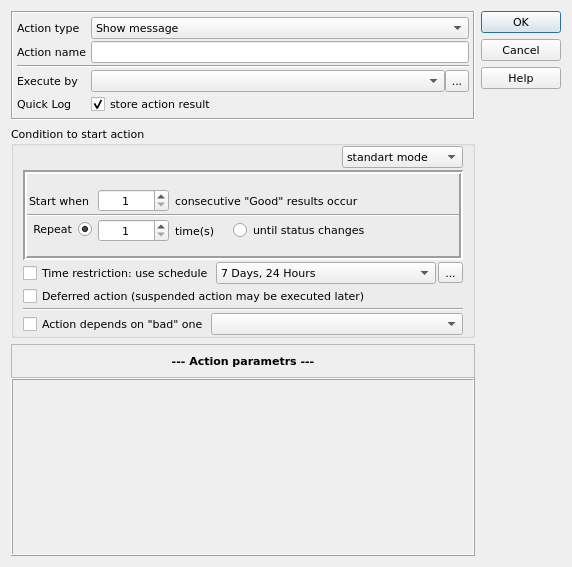
<?xml version="1.0" encoding="UTF-8"?>
<ui version="4.0">
 <class>ActionPropertiesDialog</class>
 <widget class="QDialog" name="ActionPropertiesDialog">
  <property name="geometry">
   <rect>
    <x>0</x>
    <y>0</y>
    <width>572</width>
    <height>567</height>
   </rect>
  </property>
  <property name="font">
   <font>
    <family>DejaVu Sans</family>
    <pointsize>8</pointsize>
   </font>
  </property>
  <property name="windowTitle">
   <string>Dialog</string>
  </property>
  <layout class="QHBoxLayout" name="horizontalLayout_8">
   <item>
    <layout class="QVBoxLayout" name="verticalLayout_5">
     <item>
      <widget class="QFrame" name="frame">
       <property name="frameShape">
        <enum>QFrame::Box</enum>
       </property>
       <property name="frameShadow">
        <enum>QFrame::Sunken</enum>
       </property>
       <layout class="QFormLayout" name="formLayout">
        <property name="horizontalSpacing">
         <number>4</number>
        </property>
        <property name="verticalSpacing">
         <number>2</number>
        </property>
        <property name="leftMargin">
         <number>4</number>
        </property>
        <property name="topMargin">
         <number>4</number>
        </property>
        <property name="rightMargin">
         <number>4</number>
        </property>
        <property name="bottomMargin">
         <number>4</number>
        </property>
        <item row="0" column="0">
         <widget class="QLabel" name="lblActionType">
          <property name="text">
           <string>Action type</string>
          </property>
          <property name="buddy">
           <cstring>cmbActionType</cstring>
          </property>
         </widget>
        </item>
        <item row="0" column="1">
         <widget class="QComboBox" name="cmbActionType">
          <item>
           <property name="text">
            <string>Show message</string>
           </property>
          </item>
          <item>
           <property name="text">
            <string>Play sound</string>
           </property>
          </item>
          <item>
           <property name="text">
            <string>Send message to alphanumeric pager (using TAP protocol)</string>
           </property>
          </item>
          <item>
           <property name="text">
            <string>Send message to alphanumeric pager (using SNPP protocol)</string>
           </property>
          </item>
          <item>
           <property name="text">
            <string>Send message to numeric pager</string>
           </property>
          </item>
          <item>
           <property name="text">
            <string>Send SMS (GSM modem)</string>
           </property>
          </item>
          <item>
           <property name="text">
            <string>Send SMS (SMPP)</string>
           </property>
          </item>
          <item>
           <property name="text">
            <string>Send e-mail</string>
           </property>
          </item>
          <item>
           <property name="text">
            <string>Send message to ICQ</string>
           </property>
          </item>
          <item>
           <property name="text">
            <string>Send message to Jabber</string>
           </property>
          </item>
          <item>
           <property name="text">
            <string>Record info into HM log</string>
           </property>
          </item>
          <item>
           <property name="text">
            <string>Generate reports</string>
           </property>
          </item>
          <item>
           <property name="text">
            <string>Stop service</string>
           </property>
          </item>
          <item>
           <property name="text">
            <string>Start service</string>
           </property>
          </item>
          <item>
           <property name="text">
            <string>Restart service</string>
           </property>
          </item>
          <item>
           <property name="text">
            <string>Remote reboot</string>
           </property>
          </item>
          <item>
           <property name="text">
            <string>Local reboot</string>
           </property>
          </item>
          <item>
           <property name="text">
            <string>Dial-up to network</string>
           </property>
          </item>
          <item>
           <property name="text">
            <string>Disconnect dial-up connection</string>
           </property>
          </item>
          <item>
           <property name="text">
            <string>Execute external program</string>
           </property>
          </item>
          <item>
           <property name="text">
            <string>Log Event</string>
           </property>
          </item>
          <item>
           <property name="text">
            <string>SQL Query</string>
           </property>
          </item>
          <item>
           <property name="text">
            <string>HTTP request </string>
           </property>
          </item>
          <item>
           <property name="text">
            <string>Send data to TCP/UDP port</string>
           </property>
          </item>
          <item>
           <property name="text">
            <string>Syslog</string>
           </property>
          </item>
          <item>
           <property name="text">
            <string>SNMP Set</string>
           </property>
          </item>
          <item>
           <property name="text">
            <string>SNMP Trap</string>
           </property>
          </item>
          <item>
           <property name="text">
            <string>Check host again</string>
           </property>
          </item>
          <item>
           <property name="text">
            <string>Set new test interval</string>
           </property>
          </item>
          <item>
           <property name="text">
            <string>Execute HMS script</string>
           </property>
          </item>
         </widget>
        </item>
        <item row="1" column="0">
         <widget class="QLabel" name="lblActionName">
          <property name="text">
           <string>Action name</string>
          </property>
          <property name="buddy">
           <cstring>lnActionName</cstring>
          </property>
         </widget>
        </item>
        <item row="1" column="1">
         <widget class="QLineEdit" name="lnActionName">
          <property name="text">
           <string/>
          </property>
         </widget>
        </item>
        <item row="2" column="0" colspan="2">
         <widget class="Line" name="line">
          <property name="orientation">
           <enum>Qt::Horizontal</enum>
          </property>
         </widget>
        </item>
        <item row="3" column="0">
         <widget class="QLabel" name="lblExecuteBy">
          <property name="text">
           <string>Execute by</string>
          </property>
          <property name="buddy">
           <cstring>cmbExecuteBy</cstring>
          </property>
         </widget>
        </item>
        <item row="3" column="1">
         <layout class="QHBoxLayout" name="horizontalLayout">
          <property name="spacing">
           <number>0</number>
          </property>
          <item>
           <widget class="QComboBox" name="cmbExecuteBy"/>
          </item>
          <item>
           <widget class="QToolButton" name="btnExecuteBy">
            <property name="maximumSize">
             <size>
              <width>24</width>
              <height>24</height>
             </size>
            </property>
            <property name="text">
             <string>...</string>
            </property>
            <property name="icon">
             <iconset resource="../qHostMonitor.qrc">
              <normaloff>:/img/browse.png</normaloff>:/img/browse.png</iconset>
            </property>
            <property name="iconSize">
             <size>
              <width>18</width>
              <height>18</height>
             </size>
            </property>
           </widget>
          </item>
         </layout>
        </item>
        <item row="4" column="0">
         <widget class="QLabel" name="lblQuickLog">
          <property name="text">
           <string>Quick Log</string>
          </property>
          <property name="buddy">
           <cstring>chkStoreActionResult</cstring>
          </property>
         </widget>
        </item>
        <item row="4" column="1">
         <widget class="QCheckBox" name="chkStoreActionResult">
          <property name="text">
           <string>store action result</string>
          </property>
          <property name="checked">
           <bool>true</bool>
          </property>
         </widget>
        </item>
       </layout>
      </widget>
     </item>
     <item>
      <widget class="QGroupBox" name="gpConditionToStartAction">
       <property name="sizePolicy">
        <sizepolicy hsizetype="Preferred" vsizetype="Preferred">
         <horstretch>0</horstretch>
         <verstretch>0</verstretch>
        </sizepolicy>
       </property>
       <property name="maximumSize">
        <size>
         <width>16777215</width>
         <height>220</height>
        </size>
       </property>
       <property name="autoFillBackground">
        <bool>false</bool>
       </property>
       <property name="title">
        <string>Condition to start action</string>
       </property>
       <property name="flat">
        <bool>false</bool>
       </property>
       <property name="checkable">
        <bool>false</bool>
       </property>
       <layout class="QVBoxLayout" name="verticalLayout_2">
        <property name="spacing">
         <number>2</number>
        </property>
        <property name="topMargin">
         <number>0</number>
        </property>
        <property name="bottomMargin">
         <number>0</number>
        </property>
        <item>
         <layout class="QHBoxLayout" name="horizontalLayout_2">
          <item>
           <spacer name="horizontalSpacer">
            <property name="orientation">
             <enum>Qt::Horizontal</enum>
            </property>
            <property name="sizeHint" stdset="0">
             <size>
              <width>40</width>
              <height>20</height>
             </size>
            </property>
           </spacer>
          </item>
          <item>
           <widget class="QComboBox" name="cmbSelectMode">
            <property name="sizeAdjustPolicy">
             <enum>QComboBox::AdjustToContents</enum>
            </property>
            <item>
             <property name="text">
              <string>standart mode</string>
             </property>
            </item>
            <item>
             <property name="text">
              <string>advanced mode</string>
             </property>
            </item>
            <item>
             <property name="text">
              <string>on the schedule</string>
             </property>
            </item>
           </widget>
          </item>
         </layout>
        </item>
        <item>
         <widget class="QStackedWidget" name="stcWidgetMode">
          <property name="frameShape">
           <enum>QFrame::Box</enum>
          </property>
          <property name="frameShadow">
           <enum>QFrame::Sunken</enum>
          </property>
          <property name="lineWidth">
           <number>2</number>
          </property>
          <property name="currentIndex">
           <number>0</number>
          </property>
          <widget class="QWidget" name="StandartMode">
           <layout class="QFormLayout" name="formLayout_2">
            <property name="labelAlignment">
             <set>Qt::AlignCenter</set>
            </property>
            <property name="formAlignment">
             <set>Qt::AlignCenter</set>
            </property>
            <property name="horizontalSpacing">
             <number>6</number>
            </property>
            <property name="verticalSpacing">
             <number>2</number>
            </property>
            <property name="leftMargin">
             <number>0</number>
            </property>
            <property name="topMargin">
             <number>4</number>
            </property>
            <property name="rightMargin">
             <number>0</number>
            </property>
            <property name="bottomMargin">
             <number>4</number>
            </property>
            <item row="0" column="1">
             <layout class="QHBoxLayout" name="horizontalLayout_5" stretch="1,4">
              <property name="spacing">
               <number>6</number>
              </property>
              <item>
               <widget class="QSpinBox" name="spinStartWhen">
                <property name="alignment">
                 <set>Qt::AlignCenter</set>
                </property>
                <property name="minimum">
                 <number>1</number>
                </property>
                <property name="maximum">
                 <number>255</number>
                </property>
               </widget>
              </item>
              <item>
               <widget class="QLabel" name="lblConsecutiveGood">
                <property name="text">
                 <string>consecutive &quot;Good&quot; results occur</string>
                </property>
               </widget>
              </item>
             </layout>
            </item>
            <item row="2" column="0" colspan="2">
             <widget class="Line" name="line_2">
              <property name="orientation">
               <enum>Qt::Horizontal</enum>
              </property>
             </widget>
            </item>
            <item row="7" column="1">
             <layout class="QHBoxLayout" name="horizontalLayout_9" stretch="1,4">
              <property name="spacing">
               <number>6</number>
              </property>
              <item>
               <widget class="QSpinBox" name="spinRepeat">
                <property name="alignment">
                 <set>Qt::AlignCenter</set>
                </property>
                <property name="correctionMode">
                 <enum>QAbstractSpinBox::CorrectToPreviousValue</enum>
                </property>
                <property name="minimum">
                 <number>1</number>
                </property>
                <property name="maximum">
                 <number>255</number>
                </property>
               </widget>
              </item>
              <item>
               <layout class="QHBoxLayout" name="horizontalLayout_4">
                <property name="spacing">
                 <number>18</number>
                </property>
                <item>
                 <widget class="QLabel" name="label_7">
                  <property name="sizePolicy">
                   <sizepolicy hsizetype="Maximum" vsizetype="Preferred">
                    <horstretch>0</horstretch>
                    <verstretch>0</verstretch>
                   </sizepolicy>
                  </property>
                  <property name="text">
                   <string>time(s)</string>
                  </property>
                 </widget>
                </item>
                <item>
                 <widget class="QRadioButton" name="rbUntilStatusChanges">
                  <property name="text">
                   <string>until status changes</string>
                  </property>
                 </widget>
                </item>
               </layout>
              </item>
             </layout>
            </item>
            <item row="7" column="0">
             <widget class="QRadioButton" name="rbRepeat">
              <property name="layoutDirection">
               <enum>Qt::RightToLeft</enum>
              </property>
              <property name="text">
               <string>Repeat</string>
              </property>
              <property name="checked">
               <bool>true</bool>
              </property>
             </widget>
            </item>
            <item row="0" column="0">
             <widget class="QLabel" name="lblStarWhen">
              <property name="text">
               <string>Start when</string>
              </property>
              <property name="buddy">
               <cstring>spinStartWhen</cstring>
              </property>
             </widget>
            </item>
           </layout>
          </widget>
          <widget class="QWidget" name="AdvancedMode">
           <layout class="QVBoxLayout" name="verticalLayout">
            <property name="spacing">
             <number>0</number>
            </property>
            <property name="topMargin">
             <number>0</number>
            </property>
            <property name="rightMargin">
             <number>0</number>
            </property>
            <property name="bottomMargin">
             <number>4</number>
            </property>
            <item>
             <widget class="QLabel" name="label_8">
              <property name="text">
               <string>Please, provide a logical expression using macros as tests' parametrs</string>
              </property>
             </widget>
            </item>
            <item>
             <widget class="QLabel" name="label_9">
              <property name="text">
               <string>Action will be executed when parametrs  meet specified conditions</string>
              </property>
              <property name="alignment">
               <set>Qt::AlignCenter</set>
              </property>
             </widget>
            </item>
            <item>
             <layout class="QHBoxLayout" name="horizontalLayout_6">
              <item>
               <widget class="QComboBox" name="cmbAdvancedMode">
                <property name="editable">
                 <bool>true</bool>
                </property>
               </widget>
              </item>
              <item>
               <widget class="QToolButton" name="btnAdvancedMode">
                <property name="maximumSize">
                 <size>
                  <width>24</width>
                  <height>24</height>
                 </size>
                </property>
                <property name="text">
                 <string>...</string>
                </property>
                <property name="icon">
                 <iconset resource="../qHostMonitor.qrc">
                  <normaloff>:/img/loupe.png</normaloff>:/img/loupe.png</iconset>
                </property>
                <property name="iconSize">
                 <size>
                  <width>18</width>
                  <height>18</height>
                 </size>
                </property>
               </widget>
              </item>
             </layout>
            </item>
           </layout>
          </widget>
         </widget>
        </item>
        <item>
         <layout class="QHBoxLayout" name="horizontalLayout_3">
          <property name="spacing">
           <number>2</number>
          </property>
          <item>
           <widget class="QCheckBox" name="chkTimeRestriction">
            <property name="text">
             <string>Time restriction: use schedule</string>
            </property>
           </widget>
          </item>
          <item>
           <widget class="QComboBox" name="cmbTimeRestriction">
            <property name="sizePolicy">
             <sizepolicy hsizetype="Expanding" vsizetype="Preferred">
              <horstretch>0</horstretch>
              <verstretch>0</verstretch>
             </sizepolicy>
            </property>
            <item>
             <property name="text">
              <string>7 Days, 24 Hours</string>
             </property>
            </item>
            <item>
             <property name="text">
              <string>7 Days, Day</string>
             </property>
            </item>
            <item>
             <property name="text">
              <string>7 Days, Night</string>
             </property>
            </item>
            <item>
             <property name="text">
              <string>Monday - Friday, 24 Hours</string>
             </property>
            </item>
            <item>
             <property name="text">
              <string>Monday - Friday, Day</string>
             </property>
            </item>
            <item>
             <property name="text">
              <string>Monday - Friday, Night</string>
             </property>
            </item>
            <item>
             <property name="text">
              <string>Weekends</string>
             </property>
            </item>
            <item>
             <property name="text">
              <string>never</string>
             </property>
            </item>
           </widget>
          </item>
          <item>
           <widget class="QToolButton" name="btnTimeRestriction">
            <property name="text">
             <string>...</string>
            </property>
            <property name="icon">
             <iconset resource="../qHostMonitor.qrc">
              <normaloff>:/img/foldersTree.png</normaloff>:/img/foldersTree.png</iconset>
            </property>
            <property name="iconSize">
             <size>
              <width>18</width>
              <height>18</height>
             </size>
            </property>
           </widget>
          </item>
         </layout>
        </item>
        <item>
         <widget class="QCheckBox" name="chkDefferedAction">
          <property name="text">
           <string>Deferred action (suspended action may be executed later)</string>
          </property>
         </widget>
        </item>
        <item>
         <widget class="Line" name="lineActionDependsOn">
          <property name="orientation">
           <enum>Qt::Horizontal</enum>
          </property>
         </widget>
        </item>
        <item>
         <layout class="QHBoxLayout" name="horizontalLayout_7">
          <item>
           <widget class="QCheckBox" name="chkActionDependsOn">
            <property name="text">
             <string>Action depends on &quot;bad&quot; one</string>
            </property>
           </widget>
          </item>
          <item>
           <widget class="QComboBox" name="cmbActionDependsOn">
            <property name="sizePolicy">
             <sizepolicy hsizetype="Expanding" vsizetype="Preferred">
              <horstretch>0</horstretch>
              <verstretch>0</verstretch>
             </sizepolicy>
            </property>
           </widget>
          </item>
         </layout>
        </item>
       </layout>
      </widget>
     </item>
     <item>
      <layout class="QVBoxLayout" name="verticalLayout_4" stretch="0,0">
       <property name="spacing">
        <number>0</number>
       </property>
       <item>
        <widget class="QFrame" name="frmActionParametrs">
         <property name="frameShape">
          <enum>QFrame::StyledPanel</enum>
         </property>
         <property name="frameShadow">
          <enum>QFrame::Raised</enum>
         </property>
         <layout class="QHBoxLayout" name="horizontalLayout_10">
          <item>
           <widget class="QLabel" name="lblActionParametrs">
            <property name="font">
             <font>
              <weight>75</weight>
              <bold>true</bold>
             </font>
            </property>
            <property name="text">
             <string>--- Action parametrs ---</string>
            </property>
            <property name="alignment">
             <set>Qt::AlignCenter</set>
            </property>
           </widget>
          </item>
         </layout>
        </widget>
       </item>
       <item>
        <widget class="QStackedWidget" name="stcWidgetActionParametrs">
         <property name="frameShape">
          <enum>QFrame::Box</enum>
         </property>
         <property name="frameShadow">
          <enum>QFrame::Raised</enum>
         </property>
         <property name="currentIndex">
          <number>0</number>
         </property>
         <widget class="SDPO::ShowPopupWindowWidget" name="pgShowPopupWindow"/>
         <widget class="SDPO::PlaySoundWidget" name="pgPlaySound"/>
         <widget class="SDPO::SendMessageToPagerTapWidget" name="pgSendMessageToPagerTap"/>
         <widget class="SDPO::SendMessageToPagerSnppWidget" name="pgSendMessageToPagerSnpp"/>
         <widget class="SDPO::SendMessageToBeeperWidget" name="pgSendMessageToBeeper"/>
         <widget class="SDPO::SendSmsGsmModemWidget" name="pgSendSmsGsm"/>
         <widget class="SDPO::SendSmsSmppWidget" name="pgSendSmsSmpp"/>
         <widget class="SDPO::SendEmailSmtpWidget" name="pgSendEmailSmtp"/>
         <widget class="SDPO::SendMessageToIcqWidget" name="pgSendMessageIcq"/>
         <widget class="SDPO::SendMessageToJabberWidget" name="pgSendMessageToJabber"/>
         <widget class="SDPO::RecordSdpoLogWidget" name="pgRecordSdpoLog"/>
         <widget class="SDPO::GenerateReportsWidget" name="pgGenerateReports"/>
         <widget class="SDPO::StopServiceWidget" name="pgStopService"/>
         <widget class="SDPO::StartServiceWidget" name="pgStartService"/>
         <widget class="SDPO::RestartServiceWidget" name="pgRestartService"/>
         <widget class="SDPO::RebootRemoteSystemWidget" name="pgRebootRemoteSystem"/>
         <widget class="SDPO::RebootLocalMachineWidget" name="pgRebootLocalMachine"/>
         <widget class="SDPO::DialupToTheNetworkWidget" name="pgDilaupToTheNetwork"/>
         <widget class="SDPO::DisconnectDialupConnectionWidget" name="pgDisconnectDialUp"/>
         <widget class="SDPO::ExecuteExternalProgramWidget" name="pgExecuteExternalProgram"/>
         <widget class="SDPO::LogEventWidget" name="pgLogEvent"/>
         <widget class="SDPO::SqlQueryWidget" name="pgSqlQuery"/>
         <widget class="SDPO::HttpRequestWidget" name="pgHttpRequest"/>
         <widget class="SDPO::SendDataToTcpUdpPortWidget" name="pgSendDataToPort"/>
         <widget class="SDPO::SyslogWidget" name="pgSyslog"/>
         <widget class="SDPO::SnmpSetWidget" name="pgSnmpSet"/>
         <widget class="SDPO::SnmpTrapWidgets" name="pgSnmpTrap"/>
         <widget class="SDPO::RepeatTestWidget" name="pgRepeatTest"/>
         <widget class="SDPO::ChangeTestIntervalWidget" name="pgChangeTestInterval"/>
         <widget class="SDPO::RunHmsScriptWidget" name="pgRunHmsScript"/>
        </widget>
       </item>
      </layout>
     </item>
    </layout>
   </item>
   <item>
    <layout class="QVBoxLayout" name="verticalLayout_3">
     <item>
      <widget class="QDialogButtonBox" name="btnBoxActionPropertiesDialog">
       <property name="sizePolicy">
        <sizepolicy hsizetype="Fixed" vsizetype="Maximum">
         <horstretch>0</horstretch>
         <verstretch>0</verstretch>
        </sizepolicy>
       </property>
       <property name="orientation">
        <enum>Qt::Vertical</enum>
       </property>
       <property name="standardButtons">
        <set>QDialogButtonBox::Cancel|QDialogButtonBox::Help|QDialogButtonBox::Ok</set>
       </property>
      </widget>
     </item>
     <item>
      <spacer name="verticalSpacer">
       <property name="orientation">
        <enum>Qt::Vertical</enum>
       </property>
       <property name="sizeHint" stdset="0">
        <size>
         <width>20</width>
         <height>40</height>
        </size>
       </property>
      </spacer>
     </item>
    </layout>
   </item>
  </layout>
 </widget>
 <customwidgets>
  <customwidget>
   <class>SDPO::ShowPopupWindowWidget</class>
   <extends>QWidget</extends>
   <header>action/qShowPopupWindowWidget.h</header>
  </customwidget>
  <customwidget>
   <class>SDPO::PlaySoundWidget</class>
   <extends>QWidget</extends>
   <header>action/qPlaySoundWidget.h</header>
  </customwidget>
  <customwidget>
   <class>SDPO::SendMessageToPagerTapWidget</class>
   <extends>QWidget</extends>
   <header>action/qSendMessageToPagerTapWidget.h</header>
  </customwidget>
  <customwidget>
   <class>SDPO::SendMessageToPagerSnppWidget</class>
   <extends>QWidget</extends>
   <header>action/qSendMessageToPagerSnppWidget.h</header>
  </customwidget>
  <customwidget>
   <class>SDPO::SendMessageToBeeperWidget</class>
   <extends>QWidget</extends>
   <header>action/qSendMessageToBeeperWidget.h</header>
  </customwidget>
  <customwidget>
   <class>SDPO::SendSmsGsmModemWidget</class>
   <extends>QWidget</extends>
   <header>action/qSendSmsGsmModemWidget.h</header>
  </customwidget>
  <customwidget>
   <class>SDPO::SendSmsSmppWidget</class>
   <extends>QWidget</extends>
   <header>action/qSendSmsSmppWidget.h</header>
  </customwidget>
  <customwidget>
   <class>SDPO::SendEmailSmtpWidget</class>
   <extends>QWidget</extends>
   <header>action/qSendEmailSmtpWidget.h</header>
  </customwidget>
  <customwidget>
   <class>SDPO::SendMessageToIcqWidget</class>
   <extends>QWidget</extends>
   <header>action/qSendMessageToIcqWidget.h</header>
  </customwidget>
  <customwidget>
   <class>SDPO::SendMessageToJabberWidget</class>
   <extends>QWidget</extends>
   <header>action/qSendMessageToJabberWidget.h</header>
  </customwidget>
  <customwidget>
   <class>SDPO::RecordSdpoLogWidget</class>
   <extends>QWidget</extends>
   <header>action/qRecordSdpoLogWidget.h</header>
  </customwidget>
  <customwidget>
   <class>SDPO::GenerateReportsWidget</class>
   <extends>QWidget</extends>
   <header>action/qGenerateReportsWidget.h</header>
  </customwidget>
  <customwidget>
   <class>SDPO::StopServiceWidget</class>
   <extends>QWidget</extends>
   <header>action/qStopServiceWidget.h</header>
  </customwidget>
  <customwidget>
   <class>SDPO::StartServiceWidget</class>
   <extends>QWidget</extends>
   <header>action/qStartServiceWidget.h</header>
  </customwidget>
  <customwidget>
   <class>SDPO::RestartServiceWidget</class>
   <extends>QWidget</extends>
   <header>action/qRestartServiceWidget.h</header>
  </customwidget>
  <customwidget>
   <class>SDPO::RebootRemoteSystemWidget</class>
   <extends>QWidget</extends>
   <header>action/qRebootRemoteSystemWidget.h</header>
  </customwidget>
  <customwidget>
   <class>SDPO::RebootLocalMachineWidget</class>
   <extends>QWidget</extends>
   <header>action/qRebootLocalMachineWidget.h</header>
  </customwidget>
  <customwidget>
   <class>SDPO::DialupToTheNetworkWidget</class>
   <extends>QWidget</extends>
   <header>action/qDialupToTheNetworkWidget.h</header>
  </customwidget>
  <customwidget>
   <class>SDPO::DisconnectDialupConnectionWidget</class>
   <extends>QWidget</extends>
   <header>action/qDisconnectDialupConnectionWidget.h</header>
  </customwidget>
  <customwidget>
   <class>SDPO::ExecuteExternalProgramWidget</class>
   <extends>QWidget</extends>
   <header>action/qExecuteExternalProgramWidget.h</header>
  </customwidget>
  <customwidget>
   <class>SDPO::LogEventWidget</class>
   <extends>QWidget</extends>
   <header>action/qLogEventWidget.h</header>
  </customwidget>
  <customwidget>
   <class>SDPO::SqlQueryWidget</class>
   <extends>QWidget</extends>
   <header>action/qSqlQueryWidget.h</header>
  </customwidget>
  <customwidget>
   <class>SDPO::HttpRequestWidget</class>
   <extends>QWidget</extends>
   <header>action/qHttpRequestWidget.h</header>
  </customwidget>
  <customwidget>
   <class>SDPO::SendDataToTcpUdpPortWidget</class>
   <extends>QWidget</extends>
   <header>action/qSendDataToTcpUdpPortWidget.h</header>
  </customwidget>
  <customwidget>
   <class>SDPO::SyslogWidget</class>
   <extends>QWidget</extends>
   <header>action/qSyslogWidget.h</header>
  </customwidget>
  <customwidget>
   <class>SDPO::SnmpSetWidget</class>
   <extends>QWidget</extends>
   <header>action/qSnmpSetWidget.h</header>
  </customwidget>
  <customwidget>
   <class>SDPO::SnmpTrapWidgets</class>
   <extends>QWidget</extends>
   <header>action/qSnmpTrapWidgets.h</header>
  </customwidget>
  <customwidget>
   <class>SDPO::RepeatTestWidget</class>
   <extends>QWidget</extends>
   <header>action/qRepeatTestWidget.h</header>
  </customwidget>
  <customwidget>
   <class>SDPO::ChangeTestIntervalWidget</class>
   <extends>QWidget</extends>
   <header>action/qChangeTestIntervalWidget.h</header>
  </customwidget>
  <customwidget>
   <class>SDPO::RunHmsScriptWidget</class>
   <extends>QWidget</extends>
   <header>action/qRunHmsScriptWidget.h</header>
  </customwidget>
 </customwidgets>
 <resources>
  <include location="../qHostMonitor.qrc"/>
  <include location="../qHostMonitor.qrc"/>
 </resources>
 <connections>
  <connection>
   <sender>btnBoxActionPropertiesDialog</sender>
   <signal>accepted()</signal>
   <receiver>ActionPropertiesDialog</receiver>
   <slot>accept()</slot>
   <hints>
    <hint type="sourcelabel">
     <x>248</x>
     <y>254</y>
    </hint>
    <hint type="destinationlabel">
     <x>157</x>
     <y>274</y>
    </hint>
   </hints>
  </connection>
  <connection>
   <sender>btnBoxActionPropertiesDialog</sender>
   <signal>rejected()</signal>
   <receiver>ActionPropertiesDialog</receiver>
   <slot>reject()</slot>
   <hints>
    <hint type="sourcelabel">
     <x>316</x>
     <y>260</y>
    </hint>
    <hint type="destinationlabel">
     <x>286</x>
     <y>274</y>
    </hint>
   </hints>
  </connection>
 </connections>
</ui>
